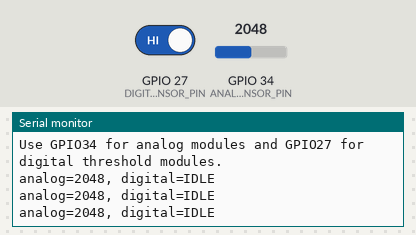
Bench run of a sketch on a simulated ESP32. Shown: the last lines printed to the serial monitor. The test bench sets the inputs (shaded band); at power-on: GPIO 27 (DIGITAL_SENSOR_PIN) HIGH, GPIO 34 (ANALOG_SENSOR_PIN) = 2048.

Above: at 1.3 s.
1.4 s: GPIO 27 (DIGITAL_SENSOR_PIN) driven LOW
At 1.9 s:
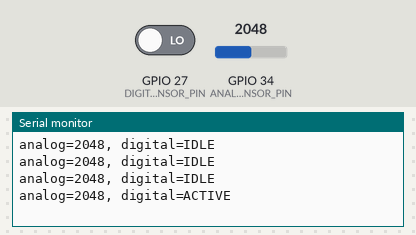
3.5 s: GPIO 34 (ANALOG_SENSOR_PIN) set to 2866
At 3.9 s:
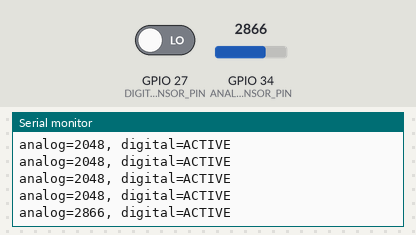
5.0 s: GPIO 34 (ANALOG_SENSOR_PIN) set to 3603
At 5.4 s:
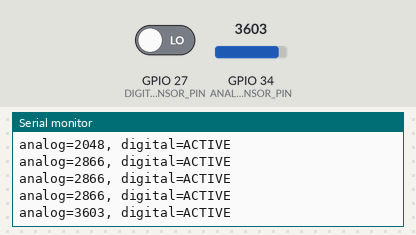
6.5 s: GPIO 27 (DIGITAL_SENSOR_PIN) driven HIGH
At 6.9 s:
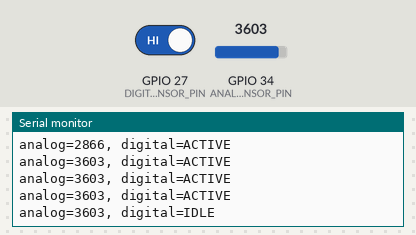
Timing chart, 0 to 9.0 s (numbered marks = the images above; inputs shaded):
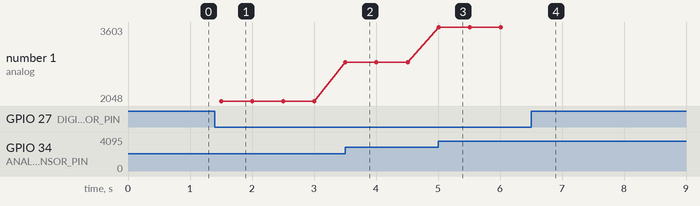

The sketch:

day10_sensor_catalog.ino
```cpp
const int ANALOG_SENSOR_PIN = 34;
const int DIGITAL_SENSOR_PIN = 27;

void setup() {
  Serial.begin(115200);
  pinMode(DIGITAL_SENSOR_PIN, INPUT_PULLUP);
  Serial.println("Day 10 - Sensor catalog probe");
  Serial.println("Use GPIO34 for analog modules and GPIO27 for digital threshold modules.");
}

void loop() {
  int analogValue = analogRead(ANALOG_SENSOR_PIN);
  int digitalValue = digitalRead(DIGITAL_SENSOR_PIN);
  Serial.printf("analog=%d, digital=%s\n", analogValue, digitalValue == LOW ? "ACTIVE" : "IDLE");
  delay(500);
}
```

Measured:
- after the input at 1.4 s, the serial monitor: prints a new line after 0.11 s (image 1)
- after the input at 3.5 s, the serial monitor: prints a new line at once (image 2)
- after the input at 5.0 s, the serial monitor: prints a new line at once (image 3)
- after the input at 6.5 s, the serial monitor: prints a new line at once (image 4)
- plotted number 1: 2048 → 2866 after the input at 3.5 s, 2866 → 3603 after the input at 5.0 s
